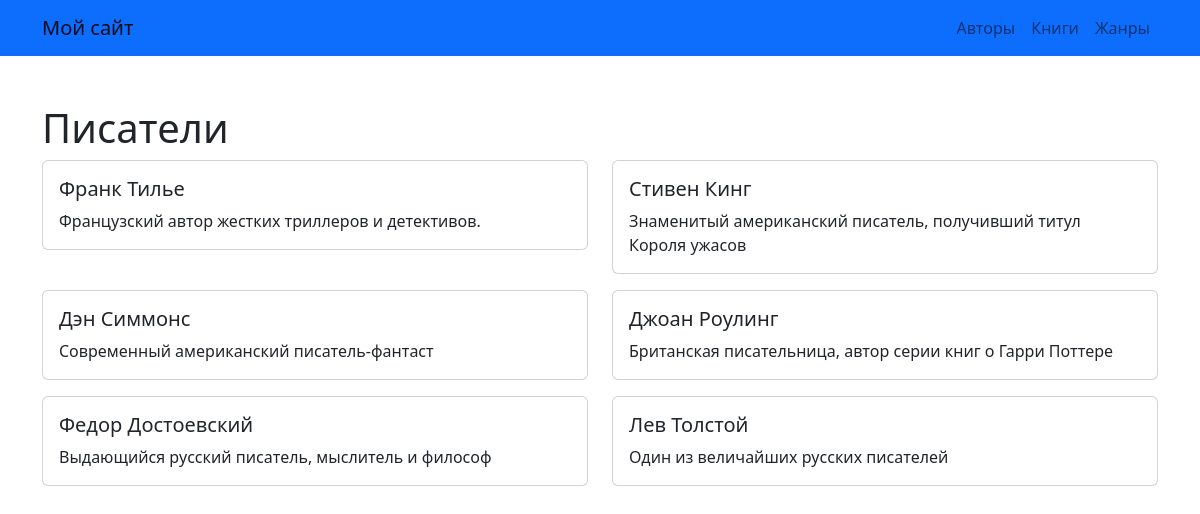
Screenshot of /authors/ with the database file from the repository.
### myapp/models.py (models this page shows, shortened)
class Author(models.Model):
    first_name = models.CharField(max_length=50)
    last_name = models.CharField(max_length=50)
    biography = models.TextField(blank=True)
    class Meta:
        ordering = ['-id']
        verbose_name = 'Автор'
        verbose_name_plural = 'Авторы'

### myapp/views.py (the view)
# urls.py: path('authors/', authors, name='authors'),
def authors(request):
    authors = Author.objects.all()
    context = {
        'authors': authors
    }
    return render(request, 'authors.html', context)

### myapp/templates/authors.html
{% extends 'base.html' %}
{% block content %}
<div class="container mt-5">
  <h1>Писатели</h1>
  <div class="row">
    {% for author in authors %}
      <div class="col-md-6">
        <div class="card mb-3">
          <div class="card-body">
            <h5 class="card-title">{{ author.first_name }} {{ author.last_name }}</h5>
            <p class="card-text">
              {% if author.biography %}
                {{ author.biography|truncatewords:30 }}
              {% else %}
                Биографии пока нет
              {% endif %}
            </p>
          </div>
        </div>
      </div>
    {% endfor %}
  </div>
</div>
{% endblock %}

### myapp/templates/base.html (shortened to what this page needs)
{% load static %}
<!DOCTYPE html>
<html lang="ru">
<head>
  <link href="https://cdn.jsdelivr.net/npm/bootstrap@5.2.0/dist/css/bootstrap.min.css" rel="stylesheet">
</head>
<body>
  <nav class="navbar navbar-expand-lg bg-primary">
    <div class="container">
      <a class="navbar-brand" href="#">Мой сайт</a>
      <div class="collapse navbar-collapse" id="navbarNav">
        <ul class="navbar-nav ms-auto">
          <li class="nav-item">
            <a class="nav-link" href="{% url 'authors' %}">Авторы</a>
          </li>
          <li class="nav-item">
            <a class="nav-link" href="{% url 'books' %}">Книги</a>
          </li>
          <li class="nav-item">
            <a class="nav-link" href="{% url 'genres' %}">Жанры</a>
          </li>
        </ul>
      </div>
    </div>
  </nav>
  {% block content %}
  {% endblock %}
</body>
</html>

### rows the page displays
Author: first_name "Франк", last_name "Тилье", biography "Французский автор жестких триллеров и детективов."
Author: first_name "Стивен", last_name "Кинг", biography "Знаменитый американский писатель, получивший титул Короля ужасов"
Author: first_name "Дэн", last_name "Симмонс", biography "Современный американский писатель-фантаст"
Author: first_name "Джоан", last_name "Роулинг", biography "Британская писательница, автор серии книг о Гарри Поттере"
Author: first_name "Федор", last_name "Достоевский", biography "Выдающийся русский писатель, мыслитель и философ"
Author: first_name "Лев", last_name "Толстой", biography "Один из величайших русских писателей"
